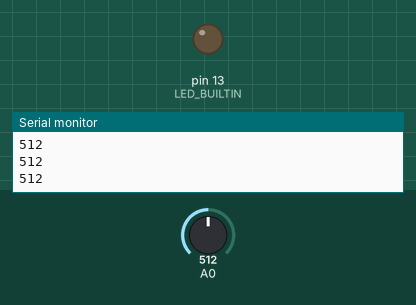
Recording of a sketch running on a simulated Arduino Uno, built with avr-gcc and run on an emulated ATmega328P. On the bench: output pins drawn as LEDs (lit = HIGH), the last lines printed to the serial monitor. The inputs (shaded band) are chosen by the test bench; at power-on: A0 = 512.

Above: at 1.2 s.
1.3 s: A0 set to 487
At 2.4 s:
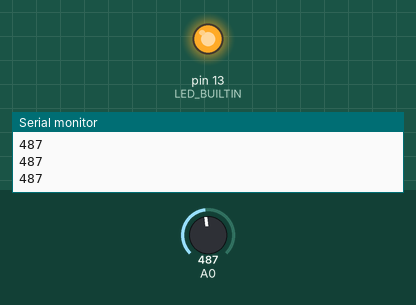
2.8 s: A0 set to 510
At 3.7 s:
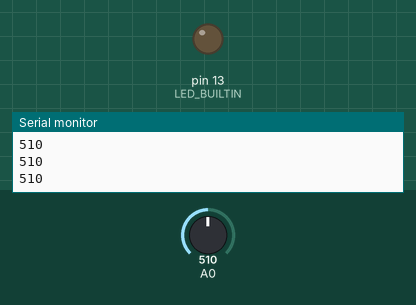
4.3 s: A0 set to 490
At 5.0 s:
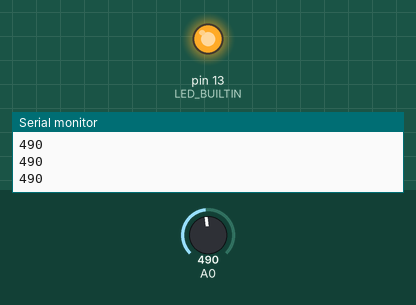
Timing chart, 0 to 7.3 s (numbered marks = the images above; inputs shaded):
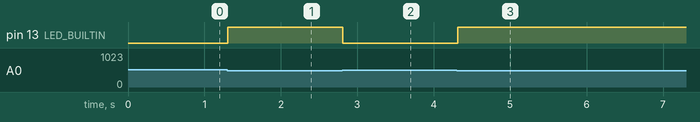

Measured:
- the behaviour switches between 501 and 500 on A0 (found by bisection; images 0 and 1)
- after the input at 1.3 s, pin 13 (LED_BUILTIN): LOW → HIGH at once
- after the input at 2.8 s, pin 13 (LED_BUILTIN): HIGH → LOW at once
- after the input at 4.3 s, pin 13 (LED_BUILTIN): LOW → HIGH at once

The sketch:

pluviomentro.ino
```cpp
/*
 * Pluviometro fatto con due chiondi conficcati nel terreno
 * con una resistenza di pull-up da 10 kOhm si ricavano questi valori:
 *
 * terra secca = 1023
 * terra umida 250 ÷ 500 (circa)
 * terra molto bagnata < 250
 *
 * Visualizza l'esperienza di laboratorio completa:
 * https://youtu.be/gZPlRGBh0J8
 *
 */


void setup() {

  Serial.begin( 9600 );

  // su analog input A0 misuro la resistenza del terreno
  // usando una resistenza di PullUp da 10kOhm per fare
  // un partitore di tensione, non serve dichiararlo qui

  pinMode( LED_BUILTIN, OUTPUT );

}

void loop() {
  int secchezza_del_terreno;

  secchezza_del_terreno = analogRead(A0);
  Serial.println( secchezza_del_terreno );

  if ( secchezza_del_terreno > 500 ) {
    // TERRA SECCA
    digitalWrite( LED_BUILTIN, LOW );
  }
  else {
    // TERRA BAGNATA (dalla pioggia)
    digitalWrite( LED_BUILTIN, HIGH );
  }

  delay( 100 );
}
```
